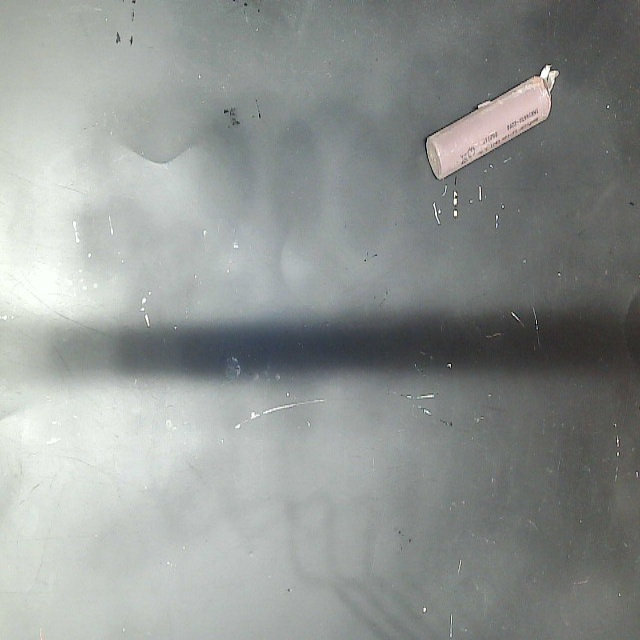
#> input picture data/images/cylindrical/recybat24_cylindrical_001_7_5_2_cyl.jpg, 640 x 640 px
$ python -i cv_features.py   (imports and definitions only)
#> lines starting #> are read from the running program, lines starting #| are printed output that depends on the picture
from __future__ import annotations

import io
from pathlib import Path
from typing import BinaryIO

import numpy as np
from PIL import Image, ImageFilter, ImageStat
from skimage.color import rgb2gray
from skimage.feature import hog


IMAGE_SIZE = (128, 128)
HISTOGRAM_BINS = 16


def open_rgb_image(image_path_or_bytes: str | Path | bytes | BinaryIO) -> Image.Image:
    if isinstance(image_path_or_bytes, (str, Path)):
        return Image.open(image_path_or_bytes).convert("RGB")
#> returned value is the input picture: PIL image 640x640 RGB; mean R, G, B 144.4, 148.7, 146.5
    if isinstance(image_path_or_bytes, bytes):
        return Image.open(io.BytesIO(image_path_or_bytes)).convert("RGB")
    return Image.open(image_path_or_bytes).convert("RGB")


def color_shape_features(image: Image.Image) -> np.ndarray:
    width, height = image.size
#> width = 640; height = 640
    resized = image.resize(IMAGE_SIZE)
    arr = np.asarray(resized, dtype=np.float32) / 255.0
    stat = ImageStat.Stat(resized)

    means = np.asarray(stat.mean, dtype=np.float32) / 255.0
#> means = [0.566, 0.583, 0.574]
    stds = np.asarray(stat.stddev, dtype=np.float32) / 255.0
#> stds = [0.184, 0.186, 0.181]
    extrema = np.asarray(stat.extrema, dtype=np.float32).reshape(-1) / 255.0
#> extrema = [0.188, 0.984, 0.18, 1, 0.165, 0.984]
    aspect_ratio = np.asarray([width / max(height, 1), height / max(width, 1)], dtype=np.float32)
#> aspect_ratio = [1, 1]

    histograms = []
    for channel in range(3):
        hist, _ = np.histogram(arr[:, :, channel], bins=HISTOGRAM_BINS, range=(0.0, 1.0), density=True)
        histograms.append(hist.astype(np.float32))
#> after the loop, histograms = 3 items

    edges = resized.convert("L").filter(ImageFilter.FIND_EDGES)
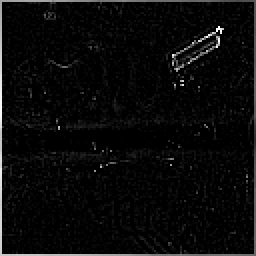
#> edges: PIL image 128x128 L (shown 2 times larger); min 0, max 255, mean 9.9
    edge_arr = np.asarray(edges, dtype=np.float32) / 255.0
    edge_features = np.asarray([edge_arr.mean(), edge_arr.std()], dtype=np.float32)
#> edge_features = [0.0387, 0.116]

    return np.concatenate([aspect_ratio, means, stds, extrema, edge_features, *histograms]).astype(np.float32)


def hog_features(image: Image.Image) -> np.ndarray:
    resized = image.resize(IMAGE_SIZE)
    arr = np.asarray(resized, dtype=np.float32) / 255.0
    gray = rgb2gray(arr)
    return hog(
        gray,
        orientations=9,
        pixels_per_cell=(16, 16),
        cells_per_block=(2, 2),
        block_norm="L2-Hys",
        feature_vector=True,
    ).astype(np.float32)


def extract_features(image_path_or_bytes: str | Path | bytes | BinaryIO, feature_set: str = "hybrid") -> np.ndarray:
    image = open_rgb_image(image_path_or_bytes)
    if feature_set == "color_shape":
        return color_shape_features(image)
    if feature_set == "hog":
        return hog_features(image)
    if feature_set == "hybrid":
        return np.concatenate([color_shape_features(image), hog_features(image)]).astype(np.float32)
    raise ValueError(f"Unsupported feature_set: {feature_set}")

>>> result = extract_features('../data/images/cylindrical/recybat24_cylindrical_001_7_5_2_cyl.jpg')
#> result = 1828 values, max 2.22 at index 22, min 0 at index 16, mean 0.164
